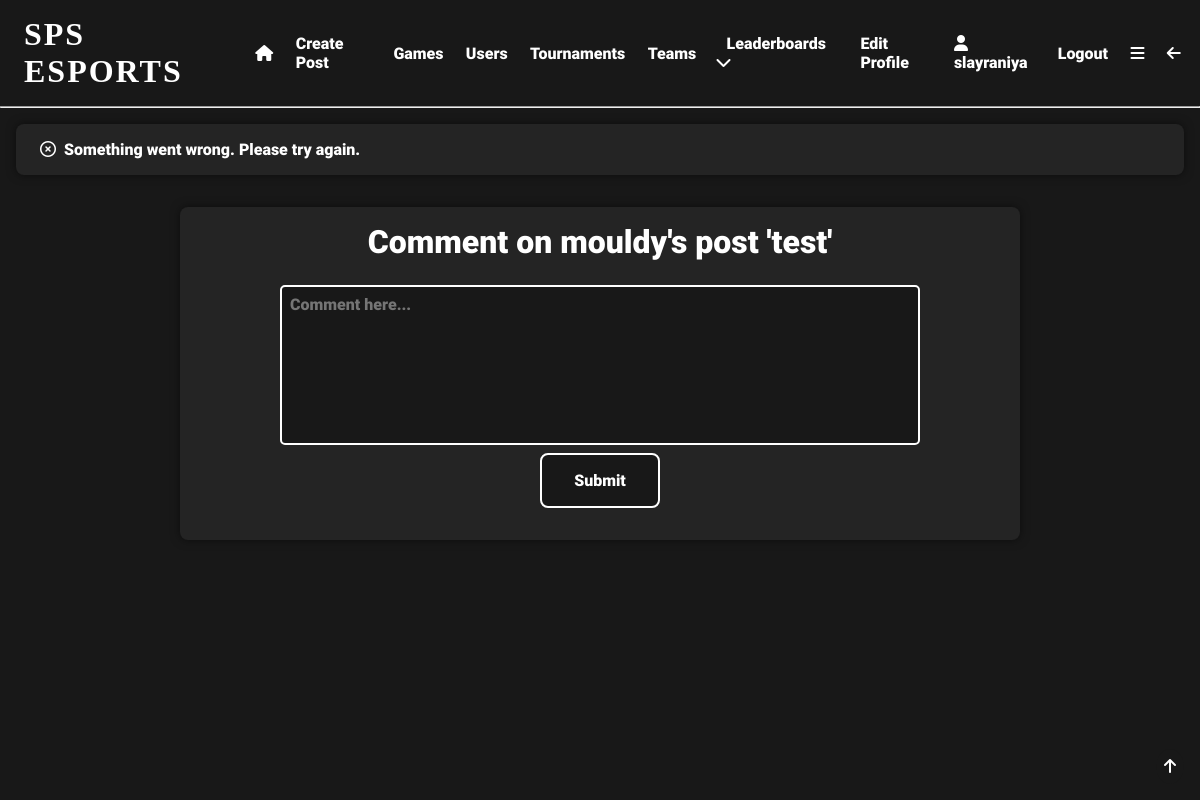
Page /post_comment/2 (signed in) on the committed database.
### app/models.py (models this page shows, shortened)
class User(UserMixin, db.Model):
    user_id = db.Column(db.Integer, primary_key=True)
    username = db.Column(db.String(64), index=True, unique=True)
    email = db.Column(db.String(120), index=True, unique=True)
    password_hash = db.Column(db.String(128), nullable=False)
    pfp = db.Column(db.String(140))
    user_bio = db.Column(db.String(140), default='New to SPS eSports!!!')
    pronouns = db.Column(db.String(64), nullable=True)
    skill_level = db.Column(db.String(64), default='Unsure')
    role = db.Column(db.String(64))
    grade = db.Column(db.String(64), nullable=True, default='Unsure')
    availability = db.Column(db.String(140), default='Unsure')
    teams = db.relationship('Teams', back_populates='user')
    team_users = db.relationship('TeamUsers', back_populates='user')
    posts = db.relationship('Posts', back_populates='user')
    likes = db.relationship('Likes', back_populates='user')
    tournaments = db.relationship('Tournaments', back_populates='user')
    favourite_games = db.relationship('FavouriteGames', back_populates='user')
    tournament_users = db.relationship('TournamentUsers', back_populates='user')
    comments = db.relationship('Comments', back_populates='user')
    matches = db.relationship('Matches', back_populates='user')
    match_users = db.relationship('MatchUsers', back_populates='user')
    following = db.relationship('Following', backref='user', foreign_keys='Following.user_id')
    followed = db.relationship('Following', foreign_keys='Following.following_id')
    sponsor = db.relationship('SponsoredUsers', backref='user', foreign_keys='SponsoredUsers.sponsor_id')
    sponsored = db.relationship('SponsoredUsers', foreign_keys='SponsoredUsers.sponsored_id')

class Posts(db.Model):
    post_id = db.Column(db.Integer, primary_key=True, index=True, unique=True, nullable=False)
    post_title = db.Column(db.String(64), nullable=False)
    post_content = db.Column(db.String(140), nullable=False)
    post_date = db.Column(db.DateTime, nullable=False)
    post_type = db.Column(db.String(64))
    likes = db.Column(db.Integer, default=0)
    user_id = db.Column(db.Integer, db.ForeignKey('user.user_id'), name='post_user_id', nullable=False)
    user = db.relationship('User', back_populates='posts')
    post_likes = db.relationship('Likes', back_populates='post')
    comments = db.relationship('Comments', back_populates='post')

### app/routes.py (the view)
@app.route('/post_comment/<post_id>', methods=['GET', 'POST'])
@login_required
def post_comment(post_id):
    form = CommentForm()
    post = Posts.query.filter_by(post_id=post_id).first_or_404()
    post_user = User.query.filter_by(user_id=post.user_id).first()
    if form.validate_on_submit():
        comment_content = form.comment_content.data
        comment_date = dt.datetime.now()
        user_id = current_user.user_id
        username = current_user.username
        comment = Comments(comment_content=comment_content, comment_date=comment_date, user_id=user_id, post_id=post_id, username=username)
        db.session.add(comment)
        db.session.commit()
        flash('Comment created successfully')
        return redirect(url_for('post', post_id=post_id))
    else:
        flash('Something went wrong. Please try again.')
        print(form.errors)
    return render_template('post_comment.html', title="Create Comment", form=form, post=post, post_user=post_user)

### app/forms.py
class CommentForm(FlaskForm):
    comment_content = StringField('Comment Content', validators=[DataRequired()])
    submit = SubmitField('Comment')

### app/models.py (called while the page is built)
@login.user_loader
def load_user(user_id):
    return User.query.get(int(user_id))  # returns the user id as an integer

### app/templates/post_comment.html (shortened to what this page needs)
{% extends 'base.html' %}
{% block content %}
<div class="centre">
    <div class="create-form">
        <h1>Comment on {{post_user.username}}'s post '{{post.post_title}}'</h1>
        <form action="{{url_for('post_comment', post_id=post.post_id)}}" method="post">
            <textarea name="comment_content" id="comment_content" placeholder="Comment here..."></textarea>
            <input type="submit" value="Submit">
        </form>
    </div>
</div>
{% endblock %}

### app/templates/base.html (shortened to what this page needs)
<!DOCTYPE html>
<html lang="en">
<head>
    <link rel="stylesheet" href="{{ url_for('static', filename='css/styles.css') }}">
</head>
<body>
  <div id="top" class="header">
      {% if current_user.is_anonymous %}
        <h1 onclick="location.href='login'">SPS ESPORTS</h1>
        <a href="{{ url_for('login') }}">Login</a>
        <a href="{{ url_for('register') }}">Register</a>
      {% else %}
        <h1 onclick="location.href='{{url_for('index')}}'">SPS ESPORTS</h1>
        <a href="{{ url_for('index') }}"><i class="fa-solid fa-house"></i></a>
        <a href="{{ url_for('create_post') }}">Create Post</a>
        <a href="{{ url_for('search') }}">Games</a>
        <a href="{{ url_for('user_search') }}">Users</a>
        <a href="{{ url_for('tournament_search') }}">Tournaments</a>
        <a href="{{url_for('team_search')}}">Teams</a>
        <div class="expand">
            <div class="expand-button">
                <a href="javascript:showDropdown()">Leaderboards  <i class="fa-solid fa-chevron-down"></i></a>
            </div>
        </div>
        <a href="{{ url_for('edit_profile') }}">Edit Profile</a>
        <a href="{{ url_for('user', username=current_user.username) }}"><i class="fa-solid fa-user"></i>   {{current_user.username}}</a>
        <a href="{{ url_for('logout') }}">Logout</a>
        <a href="javascript:showNavBar()"><i class="fa-solid fa-bars"></i></a>
        <a href="javascript:window.history.back();"><i class="fa-solid fa-arrow-left"></i></a>
      {% endif %}
  </div>
    <hr>
  {% with messages = get_flashed_messages() %}
  {% if messages %}
    {% for message in messages %}
        <div class="flash">
            <a href="javascript:closeFlash()"><i class="fa-regular fa-circle-xmark"></i></a>
            {{message}}
        </div>
    {% endfor %}
  {% endif %}
  {% endwith %}
  <div class="topbutton">
    <a href="#top"><i class="fa-solid fa-arrow-up"></i></a>
  </div>
{% block content %} {% endblock %}
</body>
</html>

### app/static/css/styles.css (style rules this page uses)
* { margin: 0; padding: 0; box-sizing: border-box; scroll-behavior: smooth; scrollbar-width: thin; scrollbar-color: white var(--bg); }
body { background: var(--bg); color: white; }
:root { --accent: #e81c29; --bg: #181818; --bg2: #282828; --lightbg: rgba(255,255,255,0.05); }
.flash { display: flex; font-family: 'Roboto'; font-size: 1em; padding: 1em; margin: 1em; border-radius: 0.5em; background-color: var(--lightbg); box-shadow: 0 0 10px 0 rgba(0,0,0,0.5); }
.flash a { color: white; padding: 0 0.5em; }
.header { display:flex; align-items: center; padding: 1em 0.5em; }
.header a { padding: 0em 0.7em; font-family: 'Roboto'; font-size: 1em; text-decoration: none; transition: 0.5s; position: relative; transition: 0.3s; color: white; }
.header a::before { content: ''; position: absolute; width: 100%; height: 2px; left: 0; bottom: -2px; background-color: var(--accent); transform-origin: right; transform: scaleX(0); transition: transform 0.3s; }
.header h1 { box-shadow: inset 0 0 0 0 var(--bg); font-family: 'Nausea'; letter-spacing: 2px; padding: 0 0.5em; position: relative; transition: color 0.3s ease-in-out, box-shadow 0.3s ease-in-out; }
.expand { font-family: 'Roboto'; padding: 0.5em; position: relative; }
h1 { font-family: 'Roboto'; font-size: 2em; }
.centre h1 { text-align: center; }
.topbutton { position: fixed; bottom: 1em; right: 1em; padding: 0.5em; border-radius: 50%; background-color: var(--bg); color: white; font-family: 'Roboto'; font-size: 1em; transition: 0.5s; }
a { color: white; text-decoration: none; transition: 0.5s; padding: 0.5em 0; position: relative; font-family: 'Roboto'; }
a::before { content: ''; position: absolute; width: 100%; height: 2px; left: 0; bottom: -2px; background-color: var(--accent); transform-origin: right; transform: scaleX(0); transition: transform 0.3s; }
[type="submit"] { padding: 1em 2em; transition: 0.5s; border: 2px solid white; border-radius: 0.5em; background-color: var(--bg); color: white; font-family: 'Roboto'; font-size: 1em; }
.centre { display: flex; flex-flow: row wrap; align-items: center; justify-content: center; width: 100%; margin: 1em 0; }
.create-form { display: flex; flex-flow: column wrap; align-items: center; justify-content: center; width: 70%; margin: 1em 0; font-family: 'Roboto'; background-color: var(--lightbg); padding: 1em; border-radius: 0.5em; box-shadow: 0 0 10px 0 rgba(0,0,0,0.5); }
.create-form form { display: flex; flex-flow: column wrap; align-items: center; padding: 1em; }
.create-form textarea { padding: 0.5em; margin: 0.5em; border: 2px solid white; border-radius: 5px; background-color: var(--bg); color: white; font-family: 'Roboto'; font-size: 1em; resize: none; width: 80vh; height: 20vh; }

### rows in the picture
User: username "slayraniya"
User: username "mouldy"
Posts: post_title "test"

### other values in the picture
{{ message }} "Something went wrong. Please try again."
